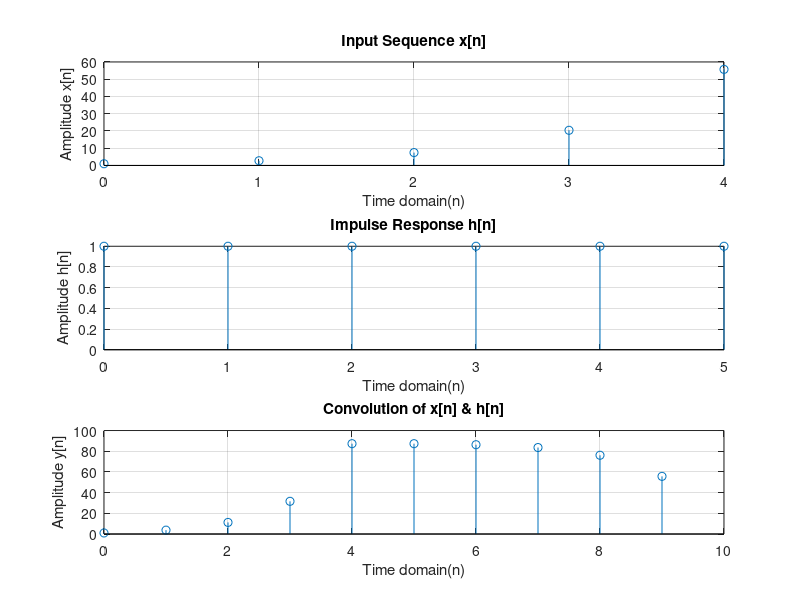

Recreate this plot in MATLAB.
%Lab 2.3
%Convolution Sum

n=0:1:4;
x=power(2.732,n).*ones(1,5);
subplot(3,1,1);
stem(n,x);
xlabel('Time domain(n)');
ylabel('Amplitude x[n]');
title('Input Sequence x[n]');
grid on;

n=0:1:5;
h=[1,1,1,1,1,1]; 
subplot(3,1,2);
stem(n,h);
xlabel('Time domain(n)');
ylabel('Amplitude h[n]');
title('Impulse Response h[n]');
grid on;

n=(0+0):1:(4+5);
y=conv(x,h);
subplot(3,1,3);
stem(n,y);
xlabel('Time domain(n)');
ylabel('Amplitude y[n]');
title('Convolution of x[n] & h[n]');
grid on;
disp(y);

%Untitled11
%  Columns 1 through 9

%    1.0000    3.7320   11.1958   31.5870   87.2957   87.2957   86.2957   83.5637   76.0998

%  Column 10

%   55.7087